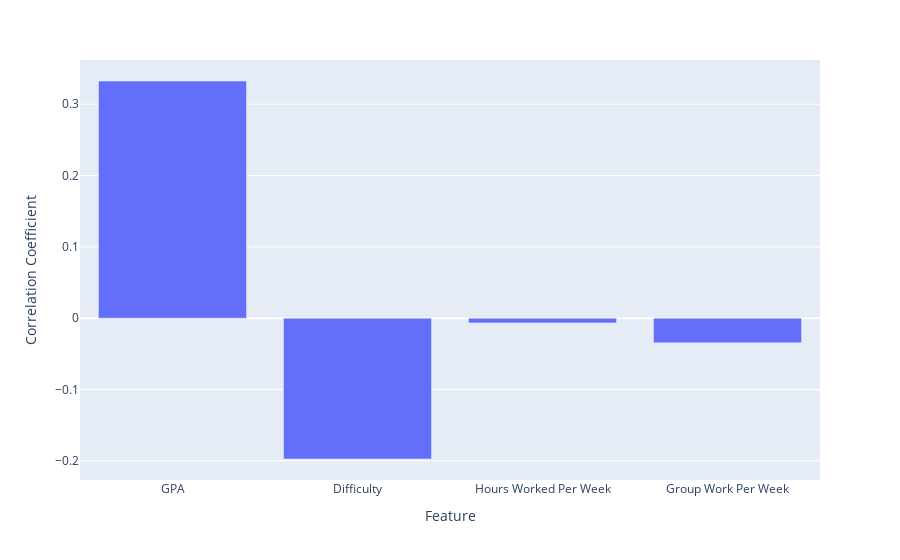

Source (notebook cell):
### Code cell
@callback(
    Output('correlation_plot', 'figure'),
    Input('features_to_plot', 'value')
)
def make_correlation_plot(columns): 
    """
    Makes a bar chart of the correlation between columns
    """
    # uses the data from the model
    data = zip(new_columns, model.coef_[0])
    print(data)
    # filter the data by which the column is in the columns
    column_renamer = {
        'average': 'GPA',
        'difficulty': 'Difficulty',
        'hours_per_week': 'Hours Worked Per Week',
        'amount_group': 'Group Work Per Week'
    }

    x_labels = []
    y_values = []
    for col, r in data:
        if col in columns:
            x_labels.append(column_renamer.get(col, col))
            y_values.append(r)
    
    fig = px.bar(x=x_labels, y=y_values, labels= {'x': 'Feature', 'y': 'Correlation Coefficient', **column_renamer})
    return fig

make_correlation_plot(new_columns)

### Figure 1 — Plotly figure (JSON) as saved in the notebook; plotly's stock layout.template omitted (floating-point values rounded to 4 significant figures)
{"data": [{"alignmentgroup": "True", "hovertemplate": "Feature=%{x}<br>Correlation Coefficient=%{y}<extra></extra>", "legendgroup": "", "marker": {"color": "#636efa", "pattern": {"shape": ""}}, "name": "", "offsetgroup": "", "orientation": "v", "showlegend": false, "textposition": "auto", "type": "bar", "x": ["GPA", "Difficulty", "Hours Worked Per Week", "Group Work Per Week"], "xaxis": "x", "y": [0.3325, -0.1974, -0.006612, -0.0344], "yaxis": "y"}], "layout": {"barmode": "relative", "legend": {"tracegroupgap": 0}, "margin": {"t": 60}, "xaxis": {"anchor": "y", "domain": [0, 1], "title": {"text": "Feature"}}, "yaxis": {"anchor": "x", "domain": [0, 1], "title": {"text": "Correlation Coefficient"}}}}
